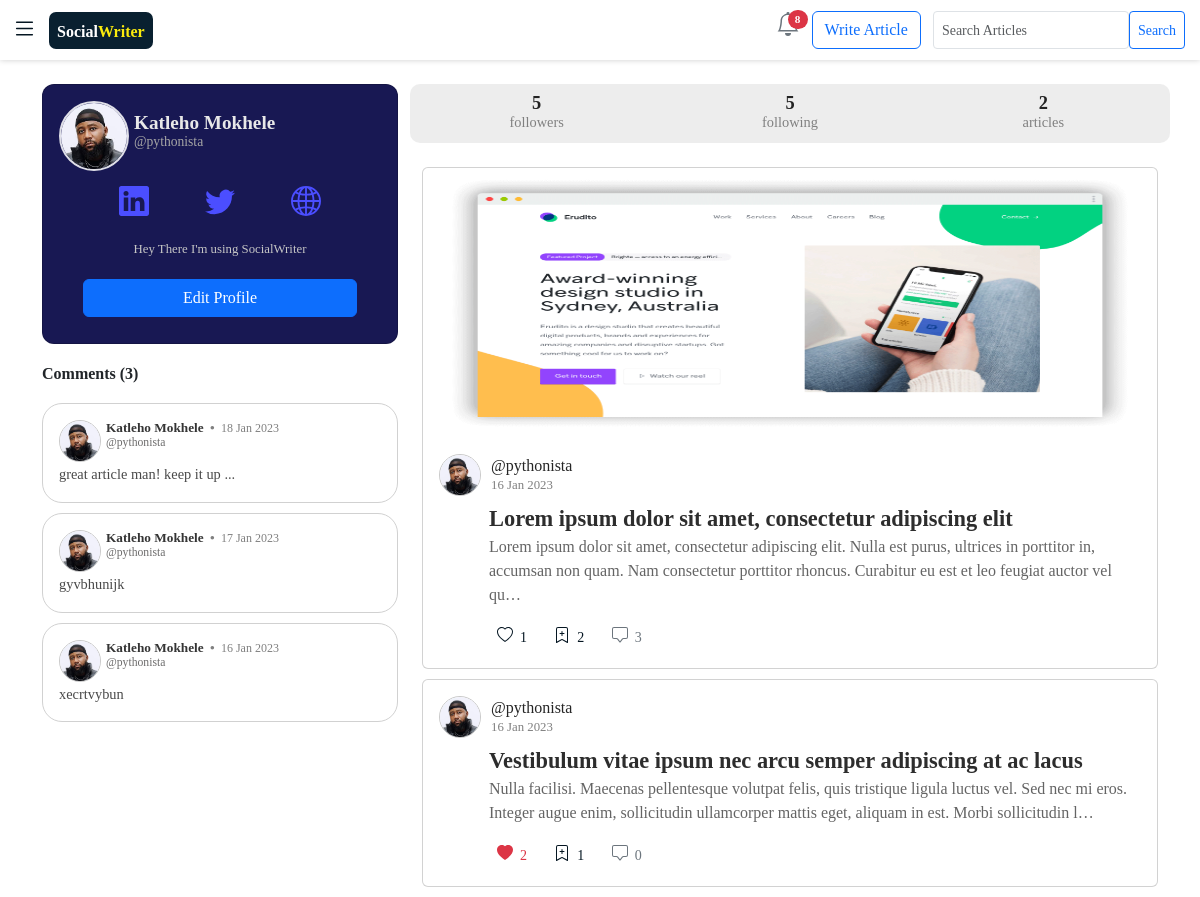
The page /profile_detail/1/ (signed in) on the database its author committed.
### users/models.py (models this page shows, shortened)
class Profile(models.Model):
    name = models.OneToOneField(User, on_delete=models.CASCADE ,default=1 ) # this has the username inside
    bio = models.CharField(max_length=150,blank=True, default="Hey There I'm using SocialWriter ")
    avatar = models.ImageField(null=True, upload_to="blogyapp/images/profiles_img", default="default.jpg")
    following = models.ManyToManyField(User,related_name="following", blank=True)
    followers = models.IntegerField(default=0)
    date_created = models.DateTimeField(auto_now=True)
    liked_articles = models.ManyToManyField("blogyapp.Entry",related_name="liked_articles", blank=True)
    bookmarked_articles = models.ManyToManyField("blogyapp.Entry",related_name="bookmarked_articles", blank=True)
    twitter_link = models.URLField(blank=True, null=True)
    linkedin_link = models.URLField(blank=True, null=True)
    personal_link = models.URLField(blank=True, null=True)
    class Meta:
        ordering = ["-date_created"]
    def profiles_posts(self):
        return self.entry_set.all()

### blogyapp/models.py (models this page shows, shortened)
class Comments(models.Model):
    profile = models.ForeignKey(Profile,on_delete=models.CASCADE, null=True)
    entry = models.ForeignKey(Entry, on_delete=models.CASCADE,related_name="entry" )
    date_created = models.DateTimeField(auto_now_add =True)
    comment = models.CharField(max_length=200 ,null=True, blank=True )
    class Meta:
        verbose_name_plural = 'comments'

class Entry(models.Model):
    profile = models.ForeignKey(Profile, on_delete=models.CASCADE , blank=True , null=True) # Entry attached to a specific profile
    thumbnail = models.ImageField(upload_to="blogyapp/images/articles_img", blank=True , null=True)
    uploaded = models.BooleanField(default=False)
    entry_title = models.TextField()
    introduction = models.TextField()
    text = HTMLField()
    date_added = models.DateTimeField(auto_now_add=True)
    popularity = models.IntegerField(default=0)
    likes = models.IntegerField(default=0)  # number of likes for each Article
    bookmarks = models.IntegerField(default=0)  # number of bookmarks for each Article ...
    class Meta:
        verbose_name_plural = 'entries'

### blogyapp/views.py (the view)
# urls.py: path('profile_detail/<int:profile_id>/', views.profile_detail, name='profile_detail'),
@login_required
def profile_detail(request,profile_id):
    profile =Profile.objects.get(id=profile_id) #Profile of a specific user
    profile_comments = Comments.objects.filter(profile = profile).order_by("-date_created")
    profile_posts = profile.profiles_posts()
    my_profile = Profile.objects.get(name =request.user)
    followings = my_profile.following.all()  # people that the logged in user follows
    context ={"profile":profile,
              "followings":followings,
              "profile_posts":profile_posts,
              "profile_comments":profile_comments,
              "my_profile":my_profile,
              }
    return render(request , "blogyapp/profile_detail.html" , context )

### blogyapp/context_processors.py (called while the page is built)
def process_notifications(request):
    try:
        notifications_url = request.META["HTTP_REFERER"]
        notifications = Notification.objects.filter( Q(entry__profile__name = request.user) | Q(profile__name = request.user) )
        if notifications_url == "http://127.0.0.1:8000/notifications/" or notifications_url == "http://socialwriter.pythonanywhere.com/notifications/" or notifications_url == "https://socialwriter.pythonanywhere.com/notifications/":
            for i in notifications:
                if i.notification_viewed == False:
                    i.notification_viewed = True
                    i.save(update_fields=["notification_viewed"])
                    i.save()
        return {}
    except:
        return {}

### blogyapp/templatetags/read-time.py (called while the page is built)
def read(html):
    return readtime.of_html(html)

### blogyapp/templates/blogyapp/profile_detail.html (shortened to what this page needs)
{% extends 'blogyapp/base.html' %}
  {% load bootstrap5 %}
  {% load static %}
  {% load read-time %}
{% block content %}
<div class="container-fluid" style="width: 95%;">
<br>
    <div class="row">
        <div class="col-md-4 " >
            <div class="card card-body" style="background-color:rgb(24, 24, 83);border-radius: 12px !important;margin-bottom: 20px;">
                <div class="d-flex " style="margin-bottom: 5px;">
                    <img class="avatar" src="{{profile.avatar.url}}">
                    <span style="font-size: 0.9rem;font-weight: 600;margin-left: 5px;padding-top:10px;">
                        <h6 style="margin-bottom: 0cm;margin-top: 0cm;font-size: 1.2rem;color: rgb(232, 232, 232);font-weight: 600;" >{{profile.name.get_full_name}}</h6>
                        <h6 style="margin-bottom: 0cm;margin-top: 0cm;font-size: 0.85rem;color: rgb(166, 166, 166);"> @{{profile.name}} </h6>
                    </span>
                </div>
                <center>
                    <div class="container-fluid" style="width: 80%;margin-top: 10px;">
                        <center>
                            <div class="row">
                                {% if profile.linkedin_link %}
                                <div class="col-4">
                                    <a href="{{profile.linkedin_link}}" style="color:#4b4eff">
                                    </a>
                                </div>
                                {% endif %}
                                {% if profile.twitter_link %}
                                <div class="col-4">
                                    <a href="{{profile.twitter_link}}" style="color:#4b4eff">
                                </a>
                                </div>
                                {% endif %}
                                {% if profile.personal_link %}
                                <div class="col-4">
                                    <a href="{{profile.personal_link}}" style="color:#4b4eff">
                                </a>
                                </div>
                                {% endif %}
                            </div>
                       </center>
                       <br>
                    </div>
                    <p style="color: rgb(198, 198, 198);font-size: 0.8rem; margin-bottom: 20px;">
                        {{profile.bio}}
                    </p>
                    <form action="{% url 'blogyapp:follow_unfollow' profile.id %}" method="post" style="margin-bottom: 10px;" >
                        <div class="row" style="width: 85%;">
                            {% if profile.name in followings %}
                                <button name="submit" class="btn btn-secondary btn-md" > Unfollow </button>
                            {% elif request.user == profile.name %}
                                <a href="{% url 'blogyapp:edit_profile' profile.id %}" class="btn btn-primary btn-md"> Edit Profile </a>
                            {% else %}
                                <button name="submit" class="btn btn-primary btn-md" > Follow </button>
                            {% endif %}
                        </div>
                    </form>
                </center>
            </div>
            <div class="d-none d-md-block">
              <div  id="recent_comments" style="margin-bottom: 30px;display: block;">
                <h6 style="margin-bottom: 20px;"><strong>   Comments  ({{profile_comments.count}}) </strong>    </h6>
                   {% for c in profile_comments %}
                       {% if forloop.counter < 11 %}
                       <div class="comments card card-body" style="margin-bottom: 10px !important;">
                           <div class="d-flex " style="margin-bottom: 2px !important;">
                               <img class="avatar-home" src="{{c.profile.avatar.url}}">
                               <span style="font-size: 0.9rem;margin-left: 5px;">
                                   <h6 style="margin-bottom: 0cm;margin-top: 0cm;font-size: 0.83rem;color: rgb(53, 53, 53);font-weight: 600;" >{{c.profile.name.get_full_name}}  <span style="color: gray;margin: 0px 3px 0px 3px"> &bull; </span>  <span style="font-weight: 400;font-size:0.75rem;color:gray"> {{c.date_created|date:"d M Y"}}</span> </h6>
                                   <h6 style="margin-bottom: 0cm;margin-top: 0cm;font-size: 0.73rem;color: rgb(109, 108, 108);"> @{{c.profile.name}} </h6>
                               </span>
                           </div>
                           <p style="font-size: 0.9rem;color:rgb(73, 73, 73);margin:0cm;"> {{c.comment}}</p>
                       </div>
                       {% endif %}
                        {% empty %}
                       <center>
                           <img style="width: 45%;" class="img-fluid" src="{% static 'blogyapp/images/undraw_no_data_re_kwbl.svg' %}" alt="">
                           <br>
                       </center>
                   {% endfor %}
               </div>
            </div>
        </div>
        <div class="col-md-8"  >
            <center>
            <div class="row" style=" background-color: rgba(232, 232, 232, 0.755);border-radius: 10px;" >
                    <div style="margin: 8px 0px 4px 0px;" class="col-4">
                        <h5 style="font-weight: 700;font-size:1.15rem; margin:0cm;color:rgb(35, 35, 35) ">{{profile.followers}}</h5>
                        <h6 style="color: gray;font-size:0.9rem" >followers</h6>
                    </div>
                    <div style="margin: 8px 0px 4px 0px;" class="col-4">
                        <h5 style="font-weight: 700;font-size:1.15rem; margin:0cm;color:rgb(35, 35, 35) ">{{profile.following.all.count}}</h5>
                        <h6 style="color: gray;font-size:0.9rem" >following</h6>
                    </div>
                   <div style="margin: 8px 0px 4px 0px;" class="col-4">
                        <h5 style="font-weight: 700;font-size:1.15rem; margin:0cm;color:rgb(35, 35, 35) ">{{profile_posts.count}}</h5>
                        <h6 style="color: gray;font-size:0.9rem" >articles</h6>
                    </div>
            </div>
        </center>
        <br>
            {% for entry in profile_posts %}
            {% if entry.uploaded == True %}
            <div id="{{entry.id}}" class="card " style="margin-bottom: 10px;">
              {% if forloop.counter == 1 or forloop.counter == 5 or forloop.counter == 15 %}
                <img style="width: 100%;height: 270px;" class="card-img-top" src="{{entry.thumbnail.url}}" alt="">
              {% endif %}
              <div class="card-body">
               <a class="d-flex"  style="text-decoration: none;" href="{% url 'blogyapp:profile_detail' entry.profile.id %}">
                 <img class="avatar-home" src="{{entry.profile.avatar.url}}">
                  <span style="color: rgb(38, 38, 38);margin-left: 10px;">
                     @{{entry.profile.name}}
                     <h6 style="color: gray;font-size: 0.8rem;"> {{entry.date_added|date:"d M Y"}}</h6>
                    </span>
               </a>
                <div id="posts_margin" style="margin-left: 50px;margin-right: 10px">
                  <a id="post_title" href="{% url 'blogyapp:read' entry.id %}" style="font-weight: 700;font-size:1.4rem;color: rgb(45, 45, 45);text-decoration: none;">  {{entry.entry_title}} </a>
                  <p class="d-none d-sm-block" style="color: rgb(100, 100, 100);size: 0.9rem;">
                    {{entry.introduction|truncatechars:200}}
                  </p>
                  <div class="d-flex" style="width: 100%;">
                    <div class="like" style="margin-right:0.3cm">
                        <form class="d-flex " action="{% url 'blogyapp:like_unlike' entry.id %}" method='post'>
                            {% if entry in my_profile.liked_articles.all %}
                            <button  class="btn btn-outline-danger btn-sm position-relative" name="submit" style="border: none;" >
                              <div class="d-flex">
                                <svg xmlns="http://www.w3.org/2000/svg" width="16" height="16" fill="currentColor" class="bi bi-heart-fill" viewBox="0 0 16 16">
                                    <path fill-rule="evenodd" d="M8 1.314C12.438-3.248 23.534 4.735 8 15-7.534 4.736 3.562-3.248 8 1.314z"/>
                                  </svg>
                                  <span style="font-weight: 500;">
                                   &nbsp;&nbsp;{{entry.likes}}
                                  </span>
                                </div>
                            </button>
                            {% else %}
                            <button style= "color: #051622;border: none;" class="btn btn-outline-secondary btn-sm position-relative" name="submit">
                              <div class="d-flex">
                            <span style="font-weight: 500;">
                              &nbsp;&nbsp;{{entry.likes}}
                            </span>
                          </div>
                          </button>
                            {% endif %}
                        </form>
                    </div>
                    <div class="bookmark"  style="margin-right:0.3cm">
                      <form action="{% url 'blogyapp:bookmark' entry.id %}" method='post'>
                          {% if entry in my_profile.bookmarked_articles.all %}
                          <button class="btn btn-outline-success btn-sm position-relative" name="submit" style="border: none;">
                            <div class="d-flex">
                            <svg xmlns="http://www.w3.org/2000/svg" width="16" height="16" fill="currentColor" class="bi bi-bookmark-plus-fill" viewBox="0 0 16 16">
                                <path fill-rule="evenodd" d="M2 15.5V2a2 2 0 0 1 2-2h8a2 2 0 0 1 2 2v13.5a.5.5 0 0 1-.74.439L8 13.069l-5.26 2.87A.5.5 0 0 1 2 15.5zm6.5-11a.5.5 0 0 0-1 0V6H6a.5.5 0 0 0 0 1h1.5v1.5a.5.5 0 0 0 1 0V7H10a.5.5 0 0 0 0-1H8.5V4.5z"/>
                            </svg>
                              <span style="font-weight: 500;">
                              &nbsp;&nbsp;{{entry.bookmarks}}
                              </span>
                            </div>
                        </button>
                          {% else %}
                          <button style= "color: #051622;border: none;" class="btn btn-outline-secondary btn-sm position-relative" name="submit">
                            <div class="d-flex">
                              <span  style="font-weight: 500;">
                                &nbsp;&nbsp;{{entry.bookmarks}}
                              </span>
                            </div>
                        </button>
                          {% endif %}
                      </form>
                    </div>
                    <div  id="comments" style="margin-right:0cm">
                      <a href="{% url 'blogyapp:read' entry.id %}#comments" class="btn btn-outline-secondary btn-sm position-relative" name="submit" style="border: none;">
                        <div class="d-flex">
                          <span style="font-weight: 500;">
                           &nbsp;&nbsp;{{entry.entry.count}}
                          </span>
                        </div>
                        </a>
                    </div>
                    <div style="width: 100% !important;" class="container-fluid d-flex justify-content-end" >
                    </div>
                </div>
                </div>
              </div>
            </div>
            {% endif %}
          {% endfor %}
        </div>
    </div>
</div>
{% endblock content %}

### blogyapp/static/blogyapp/css/read.css (style rules this page uses)
body { background-color: rgb(255, 255, 255); }
a { text-decoration: none !important; color: rgb(50, 50, 50); }
.comments { border-radius: 20px; border: 1px rgb(209, 209, 209) solid; }
.avatar { border-radius: 50%; border: 2px rgba(255, 255, 255, 0.861) solid !important; width: 70px !important; height: 70px !important; }
.avatar-home { border-radius: 50%; border: 1px rgb(201, 201, 201) solid; width: 42px; height: 42px; }
@media screen and (min-width:371px) { .avatar { border-radius: 50%; border: 3px white solid; width: 150px; height: 150px; } }
@media screen and (min-width:790px) { .avatar { border-radius: 50%; border: 3px white solid; width: 180px; height: 180px; } }
@media screen and (min-width:1070px) { .avatar { border-radius: 50%; border: 3px white solid; width: 220px; height: 220px; } }

### rows shown on the page
Profile: avatar (picture), name.get_full_name "Katleho Mokhele", name "pythonista", bio "Hey There I'm using SocialWriter", followers "5", following.all.count "5", count "2"
Comments: profile.avatar (picture), profile.name.get_full_name "Katleho Mokhele", date_created "18 Jan 2023", profile.name "pythonista", comment "great article man! keep it up ..."
Comments: profile.avatar (picture), profile.name.get_full_name "Katleho Mokhele", date_created "17 Jan 2023", profile.name "pythonista", comment "gyvbhunijk"
Comments: profile.avatar (picture), profile.name.get_full_name "Katleho Mokhele", date_created "16 Jan 2023", profile.name "pythonista", comment "xecrtvybun"
Entry: thumbnail (picture), profile.avatar (picture), profile.name "pythonista", date_added "16 Jan 2023", entry_title "Lorem ipsum dolor sit amet, consectetur adipiscing elit", introduction "Lorem ipsum dolor sit amet, consectetur adipiscing elit. Nulla est purus, ultrices in porttitor in, accumsan non quam. Nam consectetur porttitor rhoncus. Curabitur eu est et leo feugiat auctor vel qu…", likes "1", bookmarks "2", entry.count "3"
Entry: profile.avatar (picture), profile.name "pythonista", date_added "16 Jan 2023", entry_title "Vestibulum vitae ipsum nec arcu semper adipiscing at ac lacus", introduction "Nulla facilisi. Maecenas pellentesque volutpat felis, quis tristique ligula luctus vel. Sed nec mi eros. Integer augue enim, sollicitudin ullamcorper mattis eget, aliquam in est. Morbi sollicitudin l…", likes "2", bookmarks "1", entry.count "0"

### other values the page prints
{{ all_notifications.count }} "8"
{{ profile_comments.count }} "3"
